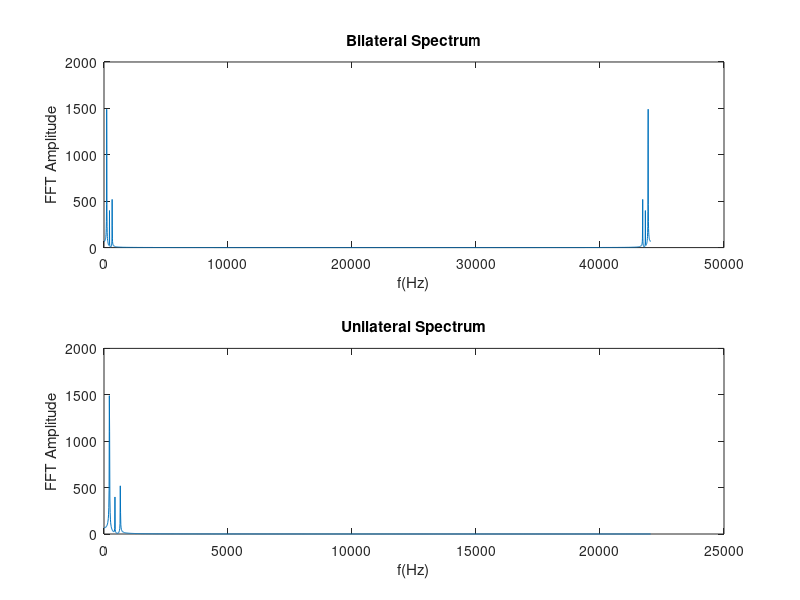

This chart was generated by the following MATLAB code:
clear
fs = 44100;
f = 220;
time = 1;
t = 0:1/fs:time;
N = 4096;
y = sin(2 * pi * f * t) + 0.2 * sin(2 * pi * 2 * f * t) + 0.3 * sin(2 * pi * 3 * f * t);

Y = fft(y, N);
x = [0:1:N - 1] * fs / N;

subplot(211);
plot(x, abs(Y));
title('Bilateral Spectrum');
xlabel('f(Hz)');
ylabel('FFT Amplitude');
subplot(212);
plot(x(1:N / 2), abs(Y(1:N / 2)));
title('Unilateral Spectrum');
xlabel('f(Hz)');
ylabel('FFT Amplitude');